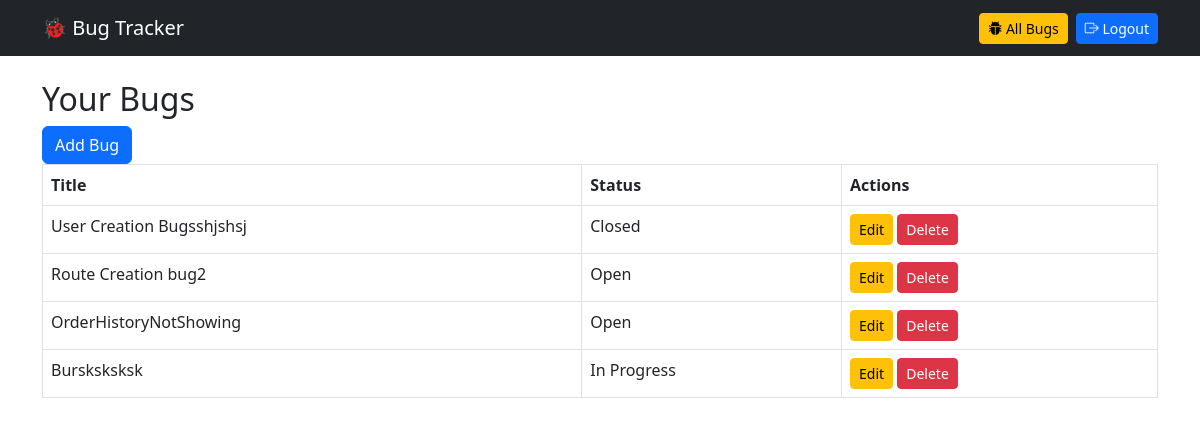
/bugs/ (signed in), run on the app's committed database.
### bugs/models.py (models this page shows, shortened)
class Bug(models.Model):
    STATUS_CHOICES =[('Open','Open'),('In Progress','In progress'),('Closed','Closed'),]
    PRIORITY_CHOICES =[('Low','Low'),('Medium','Medium'),('High','High'),('Critical','Critical'),]
    title = models.CharField(max_length = 200)
    description = models.TextField()
    status = models.CharField(max_length = 20, choices = STATUS_CHOICES, default='Open')
    created_by = models.ForeignKey(User,on_delete = models.CASCADE)
    created_at = models.DateTimeField(auto_now_add = True)
    image = models.ImageField(upload_to ='bug_images/',blank =True, null =True)
    priority= models.CharField(max_length =20,choices =PRIORITY_CHOICES, default='Medium')
    progress= models.PositiveIntegerField(default = 0)
    time_spent = models.PositiveIntegerField(default =0)
    assigned_to = models.ForeignKey(
        User,on_delete = models.SET_NULL , null= True, blank = True,
        related_name ='assigned_bugs'
    )
    updated_at = models.DateTimeField(auto_now = True)
    due_date = models.DateTimeField(null =True, blank = True)
    notes  = models.TextField(blank = True)

### bugs/views.py (the view)
# urls.py: path('',UserBugListView.as_view(), name = 'bug-list'),
class UserBugListView(ListView):
    model = Bug
    template_name = 'bugs/user_bug_list.html'
    context_object_name = 'bugs'
    def get_queryset(self):
        user = self.request.user
        if user.is_superuser:
            return Bug.objects.all()
        return Bug.objects.filter(created_by=user)

### templates/bugs/user_bug_list.html
{% extends 'base.html' %}
{% block content %}
<h2>Your Bugs</h2>
<a href="{% url 'bug-add' %}" class="btn btn-primary mb -3">Add Bug</a>
<table class="table table-bordered">
    <tr>
        <th>Title</th>
        <th>Status</th>
        <th>Actions</th>
    </tr>
    {% for bug in bugs %}
     <tr>
        <td>{{ bug.title }}</td>
        <td>{{ bug.status }}</td>
        <td>
            <a href="{% url 'bug-edit' bug.pk %}" class ="btn btn-warning btn-sm">Edit</a>
            <a href="{% url 'bug-delete' bug.pk %}" class ="btn btn-danger btn-sm">Delete</a>
        </td>
      </tr>
    {% endfor %}
</table>
{% endblock %}

### data on the page
Bug: title "User Creation Bugsshjshsj", status "Closed"
Bug: title "Route Creation bug2", status "Open"
Bug: title "OrderHistoryNotShowing", status "Open"
Bug: title "Bursksksksk", status "In Progress"
